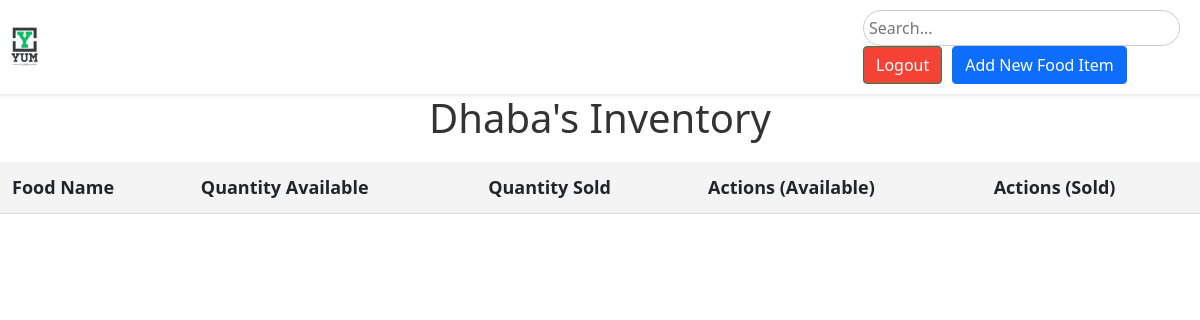
Before: /inventory/ (signed in) with the older database file.
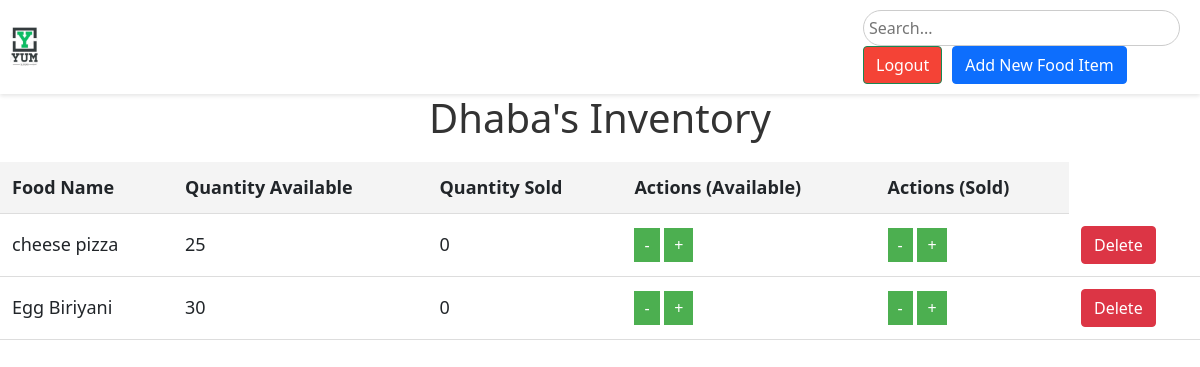
After: the same page with the newer database file.
### home/models.py (models this page shows, shortened)
class FoodInventoryRecord(models.Model):
    inventory = models.ForeignKey(RestaurantInventory, on_delete=models.CASCADE, related_name="inventory_records")
    food_items=models.ForeignKey(Food,on_delete=models.CASCADE,related_name="food_inventory_records")
    quantity_sold=models.IntegerField(default=0)
    quantity_available=models.IntegerField(default=0)

class Food(models.Model):
    restaurant = models.ForeignKey(Restaurant, on_delete=models.CASCADE, related_name="food_products")  # Link food to a specific restaurant
    food_category = models.ForeignKey(FoodCategory, on_delete=models.CASCADE, related_name="foods")
    food_name=models.CharField(max_length=1000)
    food_description=models.CharField(max_length=1000)
    food_price=models.IntegerField()
    quantity = models.IntegerField(default=0)  # Add a quantity field
    food_image=models.ImageField(upload_to="img")

### home/views.py (the view)
# urls.py: path('inventory/',manage_inventory,name='manage_inventory'),
@login_required
def manage_inventory(request):
    owner = request.user
    try:
        restaurant = owner.restaurants.get()  # Assuming one owner has one restaurant
        inventory = restaurant.inventory
        inventory_records = inventory.inventory_records.all()  # Get all food records
    except Restaurant.DoesNotExist:
        return render(request, 'no_restaurant.html')  # Redirect to an error page or message
    context = {
        'inventory_records': inventory_records,
        'restaurant_name': restaurant.restaurant_name,
    }
    return render(request, 'owner-home.html', context)

### home/templates/owner-home.html (shortened to what this page needs)
{% load static %}
<!DOCTYPE html>
<html lang="en">
  <head>
    <link rel="stylesheet" href="{% static 'css/owner-style.css' %}" />
    <link
      rel="stylesheet"
      href="https://cdnjs.cloudflare.com/ajax/libs/font-awesome/4.7.0/css/font-awesome.min.css"
    />
    <link
    href="https://cdn.jsdelivr.net/npm/bootstrap@5.1.3/dist/css/bootstrap.min.css"
    rel="stylesheet"
    />
  </head>
  <body>
    <nav>
      <div class="navtop">
        <div class="navitem">
          <img src="{% static 'img/logo.jpg' %}" alt="Logo" />
        </div>
        <div class="navitem">
          <div class="search">
            <input
              type="text"
              id="search"
              name="search"
              placeholder="Search..."
              class="searchInput"
            />
          </div>
        <div class="navbaritems">
          <div class="navitem">
            {% if request.user.is_authenticated %}
            <a href="{% url 'owner_logout_page' %}" class="btn btn-success" type="submit">Logout</a>
            {% else %}
            <a href="{% url 'owner_login_page' %}" class="btn btn-success" type="submit"
              >Login</a
            >
            {% endif %}
          </div>
          <button type="button" class="btn btn-primary" data-bs-toggle="modal" data-bs-target="#addFoodModal">
            Add New Food Item
          </button>
        </div>
      </div>
    </nav>
    <h1>{{ restaurant_name }}'s Inventory</h1>
    <table>
      <thead>
          <tr>
              <th>Food Name</th>
              <th>Quantity Available</th>
              <th>Quantity Sold</th>
              <th>Actions (Available)</th>
              <th>Actions (Sold)</th>
          </tr>
      </thead>
      <tbody>
        {% for record in inventory_records %}
        <tr>
          <td>{{ record.food_items.food_name }}</td>
          <td id="quantity-available-{{ record.id }}">{{ record.quantity_available }}</td>
          <td id="quantity-sold-{{ record.id }}">{{ record.quantity_sold }}</td>
          <td>
            <button class="quantity-btn" data-id="{{ record.id }}" data-action="decrease-available">-</button>
            <button class="quantity-btn" data-id="{{ record.id }}" data-action="increase-available">+</button>
          </td>
          <td>
            <button class="quantity-btn" data-id="{{ record.id }}" data-action="decrease-sold">-</button>
            <button class="quantity-btn" data-id="{{ record.id }}" data-action="increase-sold">+</button>
          </td>
          <td>
            <a href="delete-food/{{record.id}}/" class="btn btn-danger"
            >Delete</a>
          </td>
        </tr>
          {% endfor %}
      </tbody>
   </table>
 </body>
</html>

Changed rows visible on the page:
added FoodInventoryRecord: food_items.food_name "cheese pizza", quantity_available "25", quantity_sold "0"
added FoodInventoryRecord: food_items.food_name "Egg Biriyani", quantity_available "30", quantity_sold "0"
